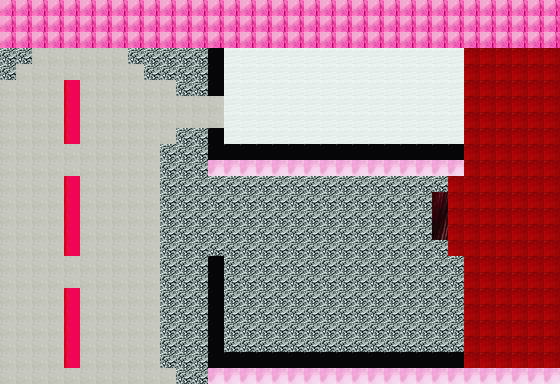

This game map was drawn from its Tiled (.tmx) file and the tilesets committed beside it. A one-line description and the trimmed map source follow:
An orthogonal 35x24 tile map with 16x16 px tiles, 2 tile layers (Actual Passable, Unpassable), 1 hidden layer not drawn.

<map version="1.4" tiledversion="1.4.0" orientation="orthogonal" renderorder="right-down" width="35" height="24" tilewidth="16" tileheight="16" infinite="0" nextlayerid="5" nextobjectid="2">
 <tileset firstgid="1" source="menu.tsx" />
 <layer id="3" name="Actual Passable" width="35" height="24" locked="1">
  <data>[840 cells, 568 non-empty, 8 distinct tile ids]</data>
 </layer>
 <layer id="4" name="Passable" width="35" height="24" visible="0">
  <data>[840 cells, 562 non-empty, 562 distinct tile ids]</data>
 </layer>
 <layer id="1" name="Unpassable" width="35" height="24" locked="1">
  <data>[840 cells, 272 non-empty, 3 distinct tile ids]</data>
 </layer>
</map>